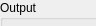
          <widget class="QWidget" name="tabOutput">
           <property name="geometry">
            <rect>
             <x>0</x>
             <y>0</y>
             <width>96</width>
             <height>26</height>
            </rect>
           </property>
           <attribute name="label">
            <string>Output</string>
           </attribute>
           <widget class="QGroupBox" name="groupBoxOutput">
            <property name="enabled">
             <bool>true</bool>
            </property>
            <property name="geometry">
             <rect>
              <x>0</x>
              <y>0</y>
              <width>251</width>
              <height>221</height>
             </rect>
            </property>
            <property name="title">
             <string>Output</string>
            </property>
            <widget class="QWidget" name="layoutWidget2">
             <property name="geometry">
              <rect>
               <x>10</x>
               <y>20</y>
               <width>231</width>
               <height>196</height>
              </rect>
             </property>
             <layout class="QGridLayout" name="gridLayout_19">
              <item row="0" column="0">
               <widget class="QCheckBox" name="checkBoxOutput">
                <property name="text">
                 <string>Enable output</string>
                </property>
               </widget>
              </item>
              <item row="1" column="0">
               <widget class="QLabel" name="labelSnapshotPicInterval">
                <property name="enabled">
                 <bool>false</bool>
                </property>
                <property name="text">
                 <string>Pic period</string>
                </property>
               </widget>
              </item>
              <item row="1" column="1">
               <widget class="QSpinBox" name="spinBoxSnapshotPicInterval">
                <property name="enabled">
                 <bool>false</bool>
                </property>
                <property name="minimum">
                 <number>0</number>
                </property>
                <property name="maximum">
                 <number>72000</number>
                </property>
                <property name="value">
                 <number>144</number>
                </property>
               </widget>
              </item>
              <item row="5" column="0" colspan="2">
               <widget class="QLineEdit" name="lineEditOutput">
                <property name="enabled">
                 <bool>false</bool>
                </property>
                <property name="readOnly">
                 <bool>true</bool>
                </property>
               </widget>
              </item>
              <item row="6" column="0" colspan="2">
               <widget class="QPushButton" name="pushButtonDumpGrids">
                <property name="toolTip">
                 <string>shortcut: d</string>
                </property>
                <property name="text">
                 <string>Dump grids</string>
                </property>
               </widget>
              </item>
              <item row="3" column="0">
               <widget class="QLabel" name="labelSnapshotCsvInterval">
                <property name="enabled">
                 <bool>false</bool>
                </property>
                <property name="text">
                 <string>CSV period</string>
                </property>
               </widget>
              </item>
              <item row="3" column="1">
               <widget class="QSpinBox" name="spinBoxSnapshotCsvInterval">
                <property name="enabled">
                 <bool>false</bool>
                </property>
                <property name="minimum">
                 <number>0</number>
                </property>
                <property name="maximum">
                 <number>72000</number>
                </property>
                <property name="value">
                 <number>1</number>
                </property>
               </widget>
              </item>
              <item row="2" column="0">
               <widget class="QLabel" name="labelSnapshotStateInterval">
                <property name="enabled">
                 <bool>false</bool>
                </property>
                <property name="text">
                 <string>State period</string>
                </property>
               </widget>
              </item>
              <item row="2" column="1">
               <widget class="QSpinBox" name="spinBoxSnapshotStateInterval">
                <property name="enabled">
                 <bool>false</bool>
                </property>
                <property name="minimum">
                 <number>0</number>
                </property>
                <property name="maximum">
                 <number>72000</number>
                </property>
                <property name="value">
                 <number>144</number>
                </property>
               </widget>
              </item>
             </layout>
            </widget>
           </widget>
           <widget class="QGroupBox" name="groupBoxSimulationState">
            <property name="geometry">
             <rect>
              <x>0</x>
              <y>230</y>
              <width>251</width>
              <height>91</height>
             </rect>
            </property>
            <property name="title">
             <string>Simulation state</string>
            </property>
            <widget class="QWidget" name="layoutWidgetSimulationState">
             <property name="geometry">
              <rect>
               <x>10</x>
               <y>20</y>
               <width>231</width>
               <height>66</height>
              </rect>
             </property>
             <layout class="QVBoxLayout" name="verticalLayout_2">
              <item>
               <widget class="QPushButton" name="pushButtonLoadState">
                <property name="text">
                 <string>Load state</string>
                </property>
               </widget>
              </item>
              <item>
               <widget class="QPushButton" name="pushButtonSaveState">
                <property name="text">
                 <string>Save state</string>
                </property>
               </widget>
              </item>
             </layout>
            </widget>
           </widget>
           <widget class="QGroupBox" name="groupBoxSnapshot">
            <property name="geometry">
             <rect>
              <x>0</x>
              <y>330</y>
              <width>251</width>
              <height>61</height>
             </rect>
            </property>
            <property name="title">
             <string>Snapshot</string>
            </property>
            <widget class="QPushButton" name="pushButtonTakeSnapshot">
             <property name="geometry">
              <rect>
               <x>10</x>
               <y>20</y>
               <width>231</width>
               <height>31</height>
              </rect>
             </property>
             <property name="text">
              <string>Take snapshot</string>
             </property>
            </widget>
           </widget>
          </widget>
